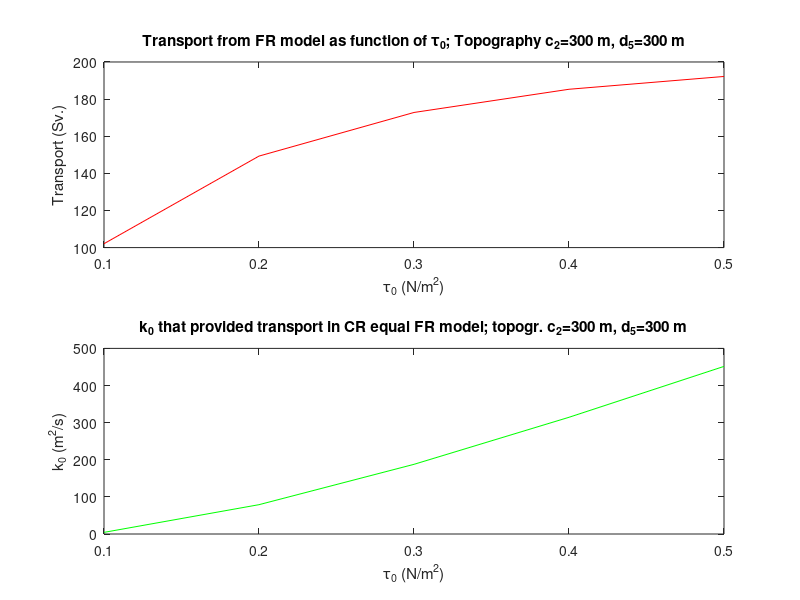

MATLAB code to generate this figure:


   clear all
   close all
   clc
 
  G1=[0.1   0.2     0.3    0.4    0.5];%wind stress
TRAN=[102.1 149.3   172.8  185.3 192.2];%transport from FR model
 kkk=[4.4    79.0  187.7 314.4 451.5];%k_0 
subplot(2,1,1)
plot(G1,TRAN,'r')

title('Transport from FR model as function of \tau_0; Topography c_2=300 m, d_5=300 m')
x1=xlabel('\tau_0 (N/m^2)')
y1=ylabel('Transport (Sv.)')
hold on
subplot(2,1,2)
plot(G1,kkk,'g')
hold on

title('k_0 that provided transport in CR equal FR model; topogr. c_2=300 m, d_5=300 m')
x1=xlabel('\tau_0 (N/m^2)')
y1=ylabel('k_0 (m^2/s)')
